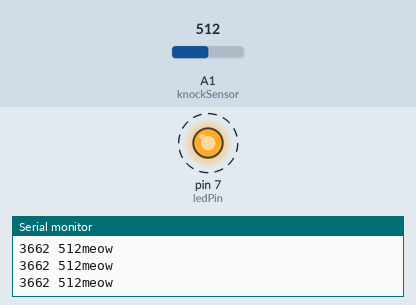
Simulated run of this sketch. Board: Arduino Uno, built with avr-gcc and run on an emulated ATmega328P. Shown: output pins drawn as LEDs (lit = HIGH), the last lines printed to the serial monitor. Dashed ring = blinking. The test bench sets the inputs (shaded band); at power-on: A1 (knockSensor) = 512.

Above: at 1.25 s.
1.3 s: A1 (knockSensor) set to 9
4.3 s: A1 (knockSensor) set to 6
At 4.3 s:
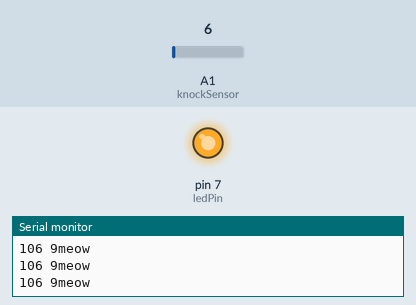
5.8 s: A1 (knockSensor) set to 122
At 5.97 s:
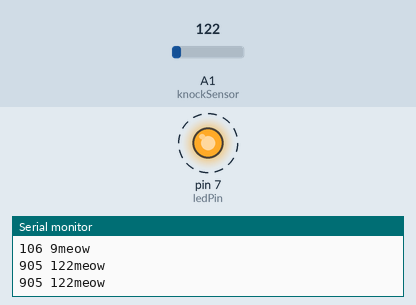
8.8 s: A1 (knockSensor) set to 0
Timing chart, 0 to 11.3 s (numbered marks = the images above; inputs shaded):
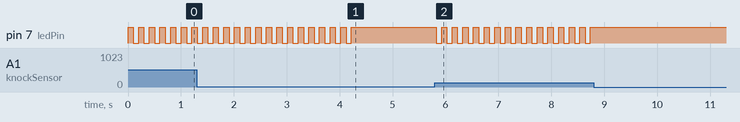

The sketch:

knock_sketch_map.ino
```cpp
// these constants won't change:
const int ledPin = 7;      // LED connected to digital pin 13
const int knockSensor = A1; // the piezo is connected to analog pin 0
const int threshold = 8;  // threshold value to decide when the detected sound is a knock or not


// these variables will change:
int sensorReading = 0;      // variable to store the value read from the sensor pin
int ledState = LOW;         // variable used to store the last LED status, to toggle the light
int mappedValue = 0;


void setup() {
  pinMode(ledPin, OUTPUT); // declare the ledPin as as OUTPUT
  Serial.begin(9600);       // use the serial port
}

void loop() {
  // read the sensor and store it in the variable sensorReading:
  sensorReading = analogRead(knockSensor);

  // if the sensor reading is greater than the threshold:
  if (sensorReading >= threshold) {
    // toggle the status of the ledPin:
    ledState = !ledState;
    // update the LED pin itself:
    mappedValue = map(sensorReading, 1, 30, 50, 255);
    digitalWrite(ledPin, ledState);
    // send the string "Knock!" back to the computer, followed by newline
    Serial.print(mappedValue);
    Serial.print(" ");
    Serial.print(sensorReading);
    Serial.println("meow");
  }
  delay(100);  // delay to avoid overloading the serial port buffer
}
```

Measured:
- the behaviour switches between 8 and 7 on A1 (knockSensor) (found by bisection; images 0 and 1)
- after the input at 4.3 s, pin 7 (ledPin): stops changing and stays HIGH
- after the input at 5.8 s, pin 7 (ledPin): alternates HIGH for 0.10 s and LOW for 0.10 s, starting at once
- after the input at 8.8 s, pin 7 (ledPin): stops changing and stays HIGH
- by itself, pin 7 (ledPin): alternates HIGH for 0.10 s and LOW for 0.10 s
